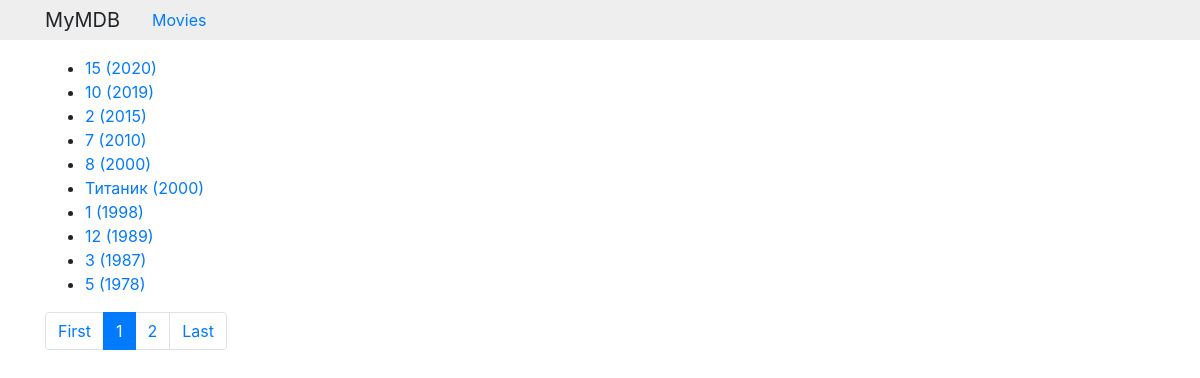
The app's page /movies with its own data.
### core/models.py (models this page shows)
class Movie(models.Model):
    NOT_RATED = 0
    RATED_G = 1
    RATED_PG = 2
    RATED_R = 3
    RATINGS = (
        (NOT_RATED, 'NR - Not Rated'),
        (RATED_G,
         'G - General Audiences'),
        (RATED_PG,
         'PG - Parental Guidance '
         'Suggested'),
        (RATED_R, 'R - Restricted'),
    )
    title = models.CharField(
        max_length=140)
    plot = models.TextField()
    year = models.PositiveIntegerField()
    rating = models.IntegerField(
        choices=RATINGS,
        default=NOT_RATED)
    runtime = \
        models.PositiveIntegerField()
    website = models.URLField(
        blank=True)
    director = models.ForeignKey(
        to='Person',
        on_delete=models.SET_NULL,
        related_name='directed',
        null=True,
        blank=True,
    )
    writers = models.ManyToManyField(
        to='Person',
        related_name='writing_credits',
        blank=True,
    )
    actors = models.ManyToManyField(
        to='Person',
        through='Role',
        related_name='acting_credits',
        blank=True,
    )
    objects = MovieManager()
    class Meta:
        ordering = ('-year', 'title')
    def __str__(self):
        return '{} ({})'.format(
            self.title, self.year)

### core/views.py (the view)
class MovieList(ListView):
    model = Movie
    paginate_by = 10

### core/templates/core/movie_list.html (shortened to what this page needs)
{% extends 'base.html' %}
{% block main %}
<ul>
    {% for movie in object_list %}
    <li>
        <a href="{% url 'core:MovieDetail' pk=movie.id %}">{{ movie }}</a>
    </li>
    {% endfor %}
</ul>
{% if is_paginated %}
    <nav>
        <ul class="pagination">
            <li class="page-item">
                <a href="{% url 'core:MovieList' %}?page=1" class="page-link">First</a>
            </li>
            <li class="page-item active" >
                <a href="{% url 'core:MovieList' %}?page={{page_obj.number}}" class="page-link">
                {{page_obj.number}}
                </a>
            </li>
            {% if page_obj.has_next %}
            <li class="page-item">
                <a href="{% url 'core:MovieList' %}?page={{page_obj.next_page_number }}" class="page-link">
                {{ page_obj.next_page_number }}
                </a>
            </li>
            {% endif %}
             <li class="page-item">
                <a href="{% url 'core:MovieList' %}?page=last" class="page-link">Last</a>
            </li>
        </ul>
    </nav>
{% endif %}
{% endblock %}

### templates/base.html (shortened to what this page needs)
<!DOCTYPE html>
<html lang="en" >
<head >
  <link
    href="https://maxcdn.bootstrapcdn.com/bootstrap/4.0.0-beta/css/bootstrap.min.css"
    rel="stylesheet"
  >
</head >
<body >
<div class="mymdb-masthead">
  <div class="container">
    <nav class="nav">
      <div class="navbar-brand">MyMDB</div>
      <a
        class="nav-link"
        href="{% url 'core:MovieList' %}"
      >
        Movies
      </a>
    </nav>
  </div>
</div>
<div class="container">
  <div class="row">
    <div class="col-sm-8 mymdb-main">
     {% block main %}{% endblock %}
    </div>
    <div
        class="col-sm-3 offset-sm-1 mymdb-sidebar"
    >
    </div>
  </div>
</div>
</body >
</html >

### templates/base.html (style rules this page uses)
.mymdb-masthead { background-color: #EEEEEE; margin-bottom: 1em; }

### records on screen
Movie: title+year "15 (2020)"
Movie: title+year "10 (2019)"
Movie: title+year "2 (2015)"
Movie: title+year "7 (2010)"
Movie: title+year "8 (2000)"
Movie: title+year "Титаник (2000)"
Movie: title+year "1 (1998)"
Movie: title+year "12 (1989)"
Movie: title+year "3 (1987)"
Movie: title+year "5 (1978)"

### other values on screen
{{ page_obj.number }} "1"
{{ page_obj.next_page_number }} "2"
